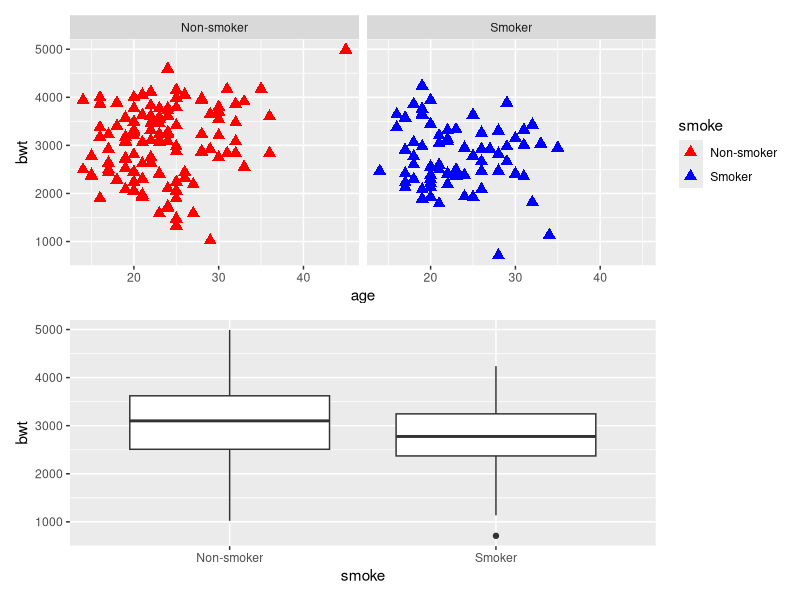
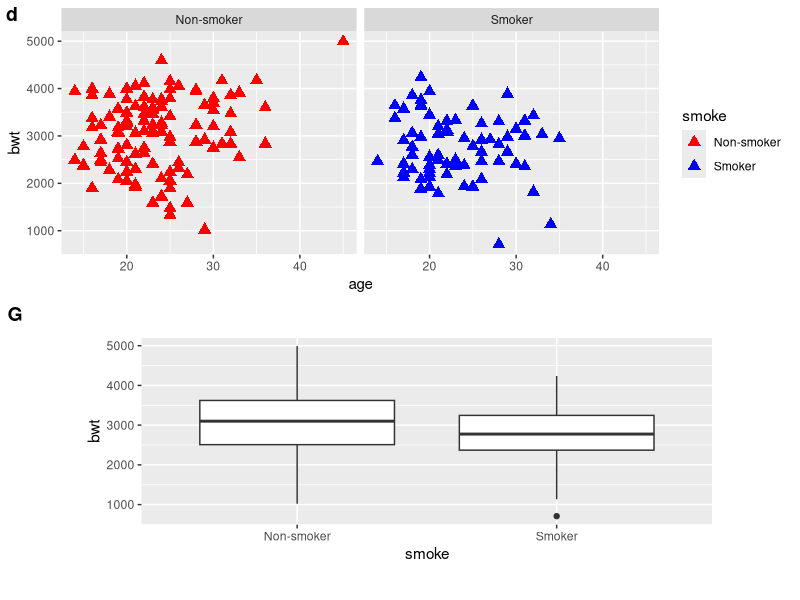
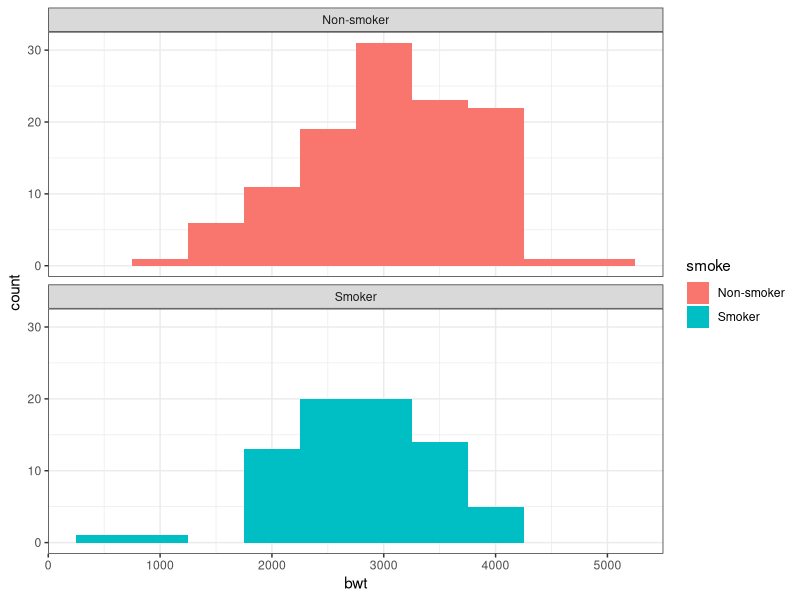
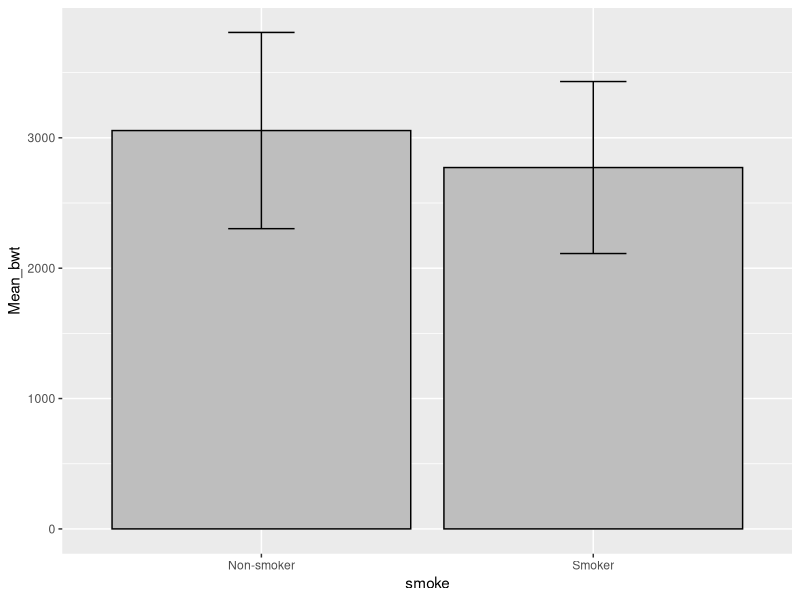

Recreate these plots in R, in order.
## ---- chunk 1
knitr::opts_chunk$set(echo = FALSE, message = FALSE, warning = FALSE)
## ---- chunk 2
library(MASS)

baby <- birthwt

baby$smoke <- factor(baby$smoke, labels = c("Non-smoker", "Smoker"))

library(ggplot2)

Pl1 <-
ggplot(baby, aes(x = age, y = bwt)) +
  geom_point(aes(color = smoke), shape = 17, size = 3) +
  scale_color_manual(values = c("red", "blue")) +
  facet_wrap(~smoke)


## ---- chunk 3
Pl2<-
ggplot(baby, aes(x = smoke, y = bwt))+
  geom_boxplot()

## ---- chunk 4
library(cowplot)
library(patchwork)


Pl1 / Pl2 #из пакета patchwork


plot_grid(Pl1, Pl2, nrow = 2, scale = c(1, 0.8), labels = c("d","G"))

## ---- chunk 5
ggplot(baby, aes(x = bwt)) +
  geom_histogram(aes(fill = smoke), binwidth = 500) +
  facet_wrap(~smoke, nrow = 2) +
  theme_bw()
## ---- chunk 6
library(dplyr)

baby %>% 
  group_by(smoke) %>% 
  summarise(Mean_bwt = mean(bwt), SD_bwt = sd(bwt)) %>% 
  ggplot(., aes(x = smoke, y = Mean_bwt)) +
  geom_col(fill = "gray", color = "black") +
  geom_errorbar(aes(ymin = Mean_bwt - SD_bwt, ymax = Mean_bwt + SD_bwt), width = 0.2)


